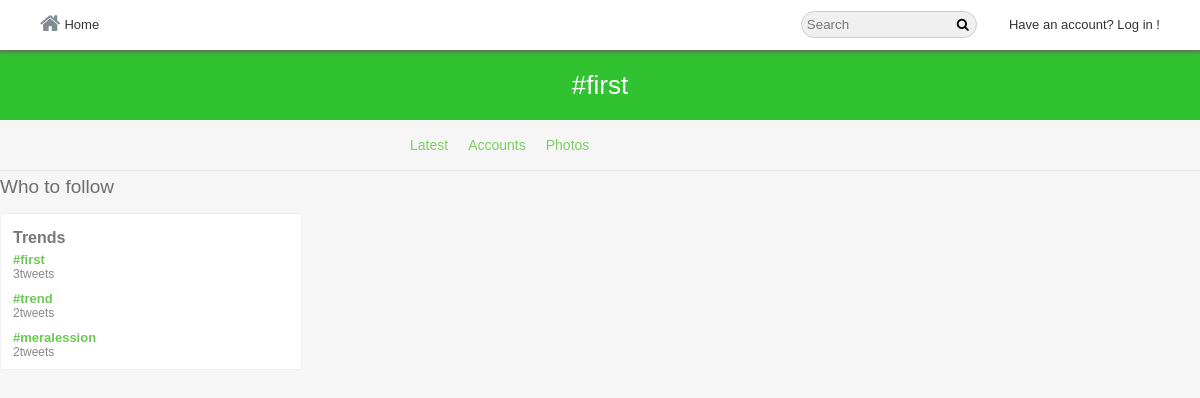
The page /hashtag/first?f=photos on the database its author committed.
### tables this page shows
CREATE TABLE `trends` (
  `trendID` int(11) NOT NULL,
  `hashtag` varchar(140) NOT NULL,
  `createdOn` datetime NOT NULL
);

### core/classes/tweet.php (the view, shortened to what this page needs)
<?php
    class Tweet extends User {
        function __construct($pdo) {
            $this->pdo = $pdo;
        }
        public function trends() {
            $stmt = $this->pdo->prepare("SELECT *, COUNT(`tweetID`) AS `tweetsCount` FROM `trends` INNER JOIN `tweets` ON `status` LIKE CONCAT('%#',`hashtag`,'%') OR `retweetMsg` LIKE CONCAT('%#',`hashtag`,'%') GROUP BY `hashtag` ORDER BY `tweetID`");
            $stmt->execute();
            $trends = $stmt->fetchAll(PDO::FETCH_OBJ);
            echo '<div class="trend-wrapper"><div class="trend-inner"><div class="trend-title"><h3>Trends</h3></div>';
            foreach($trends as $trend) {
                echo '<div class="trend-body">
                        <div class="trend-body-content">
                            <div class="trend-link">
                                <a href="'.BASE_URL.'hashtag/'.$trend->hashtag.'">#'.$trend->hashtag.'</a>
                            </div>
                            <div class="trend-tweets">
                                '.$trend->tweetsCount.'<span>tweets</span>
                            </div>
                        </div>
                    </div>';
            }
            echo '</div></div>';
        }
    }
?>

### assets/css/style-complete.css (style rules this page uses)
* { margin: 0px auto; padding: 0px; font-family: Helvetica; }
body { font-family: Helvetica; font-size: 13px; background: #f6f6f6; }
.trend-wrapper { width:100%; float: left; background: #fff; margin: 10px 0px; border-radius: 4px; border: 1px solid #efefef; }
.trend-inner { width: 95%; margin: 10px auto; padding: 5px 5px 0px 12px; }
.trend-title h3 { color: #787878; font-size: 16px; margin-bottom: 5px; }
.trend-body { margin-bottom:10px; }
.trend-link a { text-decoration: none; color: #6cc854; font-weight: bold; }
.trend-tweets { font-size: 12px; color: #898989; }

### rows shown on the page
trends: hashtag "first", tweetsCount "3"
trends: hashtag "trend", tweetsCount "2"
trends: hashtag "meralession", tweetsCount "2"

### other values the page prints
$hashtag "first"
